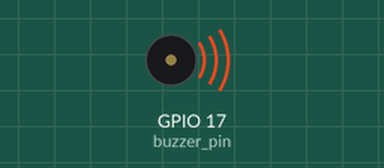
A program run on a simulated Raspberry Pi (BCM pin numbers). Shown: buzzer (waves = sounding). At 3.0 s the program stops and its outputs stay as they are.

Above: at 0.2 s.
Timing chart, 0 to 3.0 s (numbered marks = the images above):
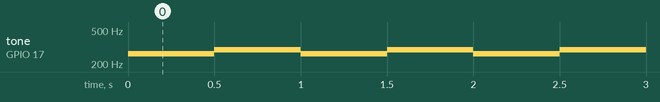

Measured:
- by itself, tone on GPIO 17 (buzzer_pin): repeats every 1.0 s: 294 Hz 0.50 s, 262 Hz 0.50 s, until it stays silent from 3.0 s

The program:

pwm_buzzer.py
```python
import RPi.GPIO as GPIO
import time

buzzer_pin=17 #부저 핀 변수

GPIO.setmode(GPIO.BCM)

GPIO.setup(buzzer_pin, GPIO.OUT)

pwm=GPIO.PWM(buzzer_pin, 1.0)
pwm.start(50.0)

for cnt in range(0,3):
	pwm.ChangeFrequency(262) # PWM 파형의 주파수를 262로 변경(4옥타브의 도 음에 해당)
	time.sleep(0.5)
	pwm.ChangeFrequency(294) # 294로 변경(4옥타브의 레 음에 해당)
	time.sleep(0.5)

pwm.ChangeDutyCycle(0.0) #사각 파형의 HIGH 구간을 0%로 변경. 소리 꺼짐

pwm.stop()
GPIO.cleanup()
```
